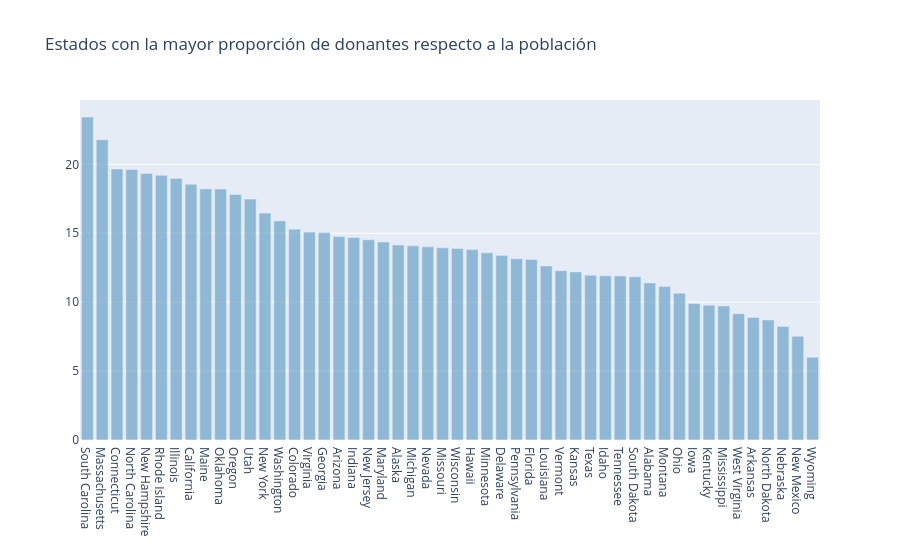

The cell this chart's notebook holds for it:
### Markdown cell above
> - **California**, al ser el estado con la mayor población, también cuenta con la mayor cantidad de donantes registrados, con cerca de **300,000 donantes**. **San Francisco** y **Los Ángeles** son las principales ciudades de California donde se concentra el mayor número de donantes. Asimismo, California es el estado con el mayor número de escuelas y proyectos.
>
> - **Nueva York**, **Texas** y **Florida**, con aproximadamente **137,000**, **134,000** y **108,000** donantes, respectivamente, son los otros estados con la mayor cantidad de donantes. Las principales ciudades son **Nueva York**, **Miami**, **Tampa**, **Houston** y **Dallas**, donde se concentra la mayor parte de los donantes.
>
> - **Dakota del Norte**, **Dakota del Sur**, **Vermont** y **Wyoming** son los estados con el menor número de donantes, con menos de **4,000** cada uno. Además, existe una categoría denominada **"Others" (Otros)** en los datos de los estados, que probablemente agrupa a donantes docentes o a donantes provenientes de otros países.
>
> - Considerando todas las ciudades de Estados Unidos, las tres con mayor número de donantes son **Chicago** (aproximadamente **35 mil donantes**), **Nueva York** (aproximadamente **27 mil**) y **Brooklyn** (aproximadamente **22 mil**). Las ciudades californianas de **San Francisco** y **Los Ángeles** ocupan el cuarto y quinto lugar, con alrededor de **18 mil** y **16 mil** donantes, respectivamente.

## <a>Conjunto de datos ajustado por población</a>

Los estados que encabezan las gráficas anteriores son, en gran medida, los que poseen una población más alta. Por ello, resulta interesante analizar el **número de donantes por cada 100,000 habitantes** en cada estado.

Para este análisis se ha incorporado un conjunto de datos ajustado por población, que incluye la población de cada estado de Estados Unidos correspondiente al año **2013**.

**Conjunto de datos de población:** http://www.enchantedlearning.com/usa/states/population.shtml

## <a id="2.3">2.3 Estados con la mayor **proporción de donantes respecto a la población**</a>

### Code cell
# Población estimada por estado (Censo de EE. UU., 2013)
census_2013 = {
    'Mississippi': 2991207, 'Iowa': 3090416, 'Oklahoma': 3850568,
    'Delaware': 925749, 'Minnesota': 5420380, 'Alaska': 735132,
    'Illinois': 12882135, 'Arkansas': 2959373, 'New Mexico': 2085287,
    'Indiana': 6570902, 'Maryland': 5928814, 'Louisiana': 4625470,
    'Texas': 26448193, 'Wyoming': 582658, 'Arizona': 6626624,
    'Wisconsin': 5742713, 'Michigan': 9895622, 'Kansas': 2893957,
    'Utah': 2900872, 'Virginia': 8260405, 'Oregon': 3930065,
    'Connecticut': 3596080, 'New York': 19651127,
    'California': 38332521, 'Massachusetts': 6692824,
    'West Virginia': 1854304, 'South Carolina': 4774839,
    'New Hampshire': 1323459, 'Vermont': 626630,
    'Georgia': 9992167, 'North Dakota': 723393,
    'Pennsylvania': 12773801, 'Florida': 19552860,
    'Hawaii': 1404054, 'Kentucky': 4395295,
    'Rhode Island': 1051511, 'Nebraska': 1868516,
    'Missouri': 6044171, 'Ohio': 11570808,
    'Alabama': 4833722, 'South Dakota': 844877,
    'Colorado': 5268367, 'Idaho': 1612136,
    'New Jersey': 8899339, 'Washington': 6971406,
    'North Carolina': 9848060, 'Tennessee': 6495978,
    'Montana': 1015165, 'District of Columbia': 646449,
    'Nevada': 2790136, 'Maine': 1328302
}

# Número de donantes por estado
donors_from_states = dict(donors_df['Donor State'].value_counts())

# Calcular el número de donantes por cada 100 000 habitantes
don_pop = {}
for state, don in donors_from_states.items():
    if state not in census_2013:
        continue
    don_pop[state] = float(don) * 100000 / census_2013[state]

import operator

# Ordenar los estados según la proporción de donantes
don_pop = sorted(don_pop.items(), key=operator.itemgetter(1), reverse=True)

xx = [x[0] for x in don_pop][1:]
yy = [x[1] for x in don_pop][1:]

# --- CAMBIO DE COLOR AQUÍ ---
# Usamos el Azul cielo intenso (#6BA3C9) de tu paleta
trace2 = go.Bar(
    x=xx,
    y=yy,
    name='Donantes por población',
    marker=dict(color='#6BA3C9'),  # <--- CAMBIADO de 'green' a tu color
    opacity=0.7                    # <--- Ajusté un poco la opacidad para que se vea mejor
)

data = [trace2]

layout = go.Layout(
    barmode='group',
    legend=dict(dict(x=-0.1, y=1.2)),
    margin=dict(b=120),
    title='Estados con la mayor proporción de donantes respecto a la población'
)

fig = go.Figure(data=data, layout=layout)
iplot(fig, filename='grouped-bar')

### Figure 1 — Plotly figure (JSON) as saved in the notebook; plotly's stock layout.template omitted (floating-point values rounded to 4 significant figures)
{"data": [{"marker": {"color": "#6BA3C9"}, "name": "Donantes por población", "opacity": 0.7, "type": "bar", "x": ["South Carolina", "Massachusetts", "Connecticut", "North Carolina", "New Hampshire", "Rhode Island", "Illinois", "California", "Maine", "Oklahoma", "Oregon", "Utah", "New York", "Washington", "Colorado", "Virginia", "Georgia", "Arizona", "Indiana", "New Jersey", "Maryland", "Alaska", "Michigan", "Nevada", "Missouri", "Wisconsin", "Hawaii", "Minnesota", "Delaware", "Pennsylvania", "Florida", "Louisiana", "Vermont", "Kansas", "Texas", "Idaho", "Tennessee", "South Dakota", "Alabama", "Montana", "Ohio", "Iowa", "Kentucky", "Mississippi", "West Virginia", "Arkansas", "North Dakota", "Nebraska", "New Mexico", "Wyoming"], "y": [23.44, 21.78, 19.66, 19.63, 19.34, 19.21, 18.98, 18.56, 18.22, 18.21, 17.81, 17.48, 16.46, 15.89, 15.3, 15.08, 15.05, 14.76, 14.69, 14.53, 14.37, 14.15, 14.09, 14.01, 13.95, 13.9, 13.82, 13.58, 13.39, 13.15, 13.09, 12.63, 12.29, 12.2, 11.95, 11.91, 11.9, 11.84, 11.4, 11.13, 10.66, 9.902, 9.783, 9.729, 9.168, 8.887, 8.709, 8.242, 7.529, 6.007]}], "layout": {"barmode": "group", "legend": {"x": -0.1, "y": 1.2}, "margin": {"b": 120}, "title": {"text": "Estados con la mayor proporción de donantes respecto a la población"}}}
